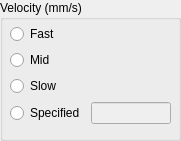
   <widget class="QGroupBox" name="groupBox_21">
    <property name="geometry">
     <rect>
      <x>440</x>
      <y>290</y>
      <width>181</width>
      <height>141</height>
     </rect>
    </property>
    <property name="title">
     <string>Velocity (mm/s)</string>
    </property>
    <widget class="QWidget" name="layoutWidget">
     <property name="geometry">
      <rect>
       <x>10</x>
       <y>24</y>
       <width>161</width>
       <height>102</height>
      </rect>
     </property>
     <layout class="QGridLayout" name="gridLayout_8">
      <item row="0" column="0">
       <widget class="QRadioButton" name="radioButton_es_vel_fast">
        <property name="text">
         <string>Fast</string>
        </property>
       </widget>
      </item>
      <item row="1" column="0">
       <widget class="QRadioButton" name="radioButton_es_vel_mid">
        <property name="text">
         <string>Mid</string>
        </property>
       </widget>
      </item>
      <item row="2" column="0">
       <widget class="QRadioButton" name="radioButton_es_vel_slow">
        <property name="text">
         <string>Slow</string>
        </property>
       </widget>
      </item>
      <item row="3" column="0">
       <widget class="QRadioButton" name="radioButton_es_vel_spec">
        <property name="text">
         <string>Specified</string>
        </property>
       </widget>
      </item>
      <item row="3" column="1">
       <widget class="QLineEdit" name="lineEdit_es_vel_spec">
        <property name="enabled">
         <bool>false</bool>
        </property>
        <property name="cursor">
         <cursorShape>ArrowCursor</cursorShape>
        </property>
        <property name="readOnly">
         <bool>false</bool>
        </property>
       </widget>
      </item>
     </layout>
    </widget>
   </widget>
